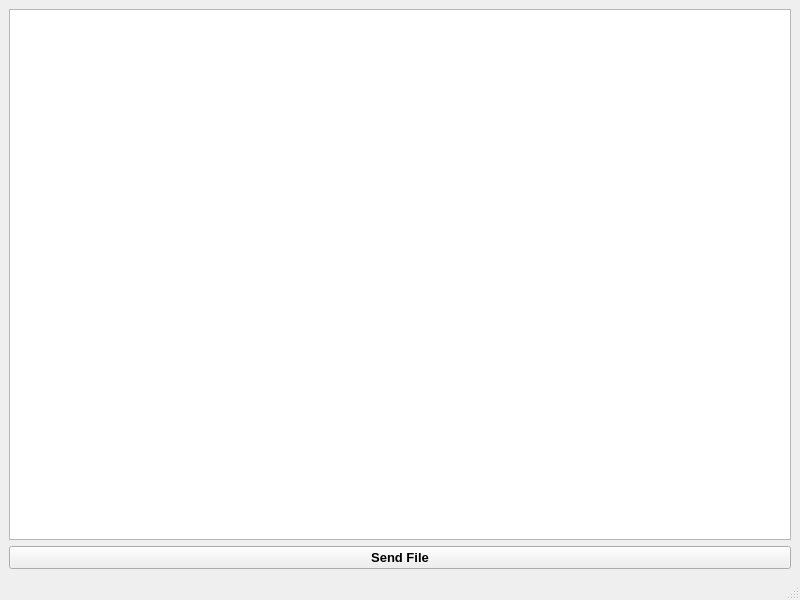
<?xml version="1.0" encoding="UTF-8"?>
<ui version="4.0">
 <class>MainWindow</class>
 <widget class="QMainWindow" name="MainWindow">
  <property name="geometry">
   <rect>
    <x>0</x>
    <y>0</y>
    <width>800</width>
    <height>600</height>
   </rect>
  </property>
  <property name="windowTitle">
   <string>MainWindow</string>
  </property>
  <widget class="QWidget" name="centralwidget">
   <layout class="QGridLayout" name="gridLayout">
    <item row="0" column="0">
     <widget class="QTextEdit" name="textEdit_Message_From_Server"/>
    </item>
    <item row="1" column="0">
     <widget class="QPushButton" name="pushButton_Send_File">
      <property name="font">
       <font>
        <pointsize>10</pointsize>
        <bold>true</bold>
       </font>
      </property>
      <property name="text">
       <string>Send File</string>
      </property>
     </widget>
    </item>
   </layout>
  </widget>
  <widget class="QMenuBar" name="menubar">
   <property name="geometry">
    <rect>
     <x>0</x>
     <y>0</y>
     <width>800</width>
     <height>25</height>
    </rect>
   </property>
  </widget>
  <widget class="QStatusBar" name="statusbar"/>
 </widget>
 <resources/>
 <connections/>
</ui>
